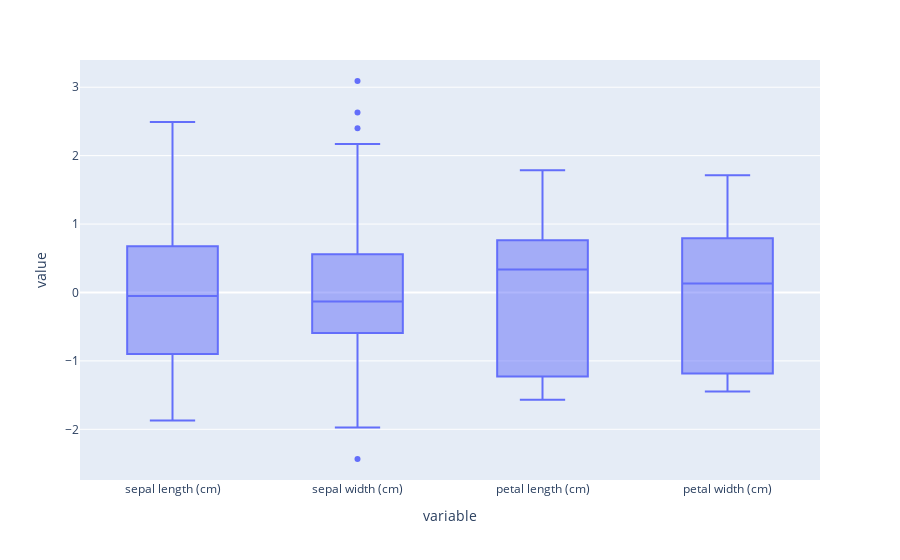

Notebook source saved alongside this figure:
### Code cell
#4. Standard Scaler를 적용한 데이터의 네 개의 특성을 한 그래프에 boxplot을 그려주세요. 이때 plotly express를 사용해주세요. 그리고 결과를 캡쳐해서 올려주세요

fig = px.box(iris_ss.iloc[:,:4])
fig.show()

### Figure 1 — Plotly figure (JSON) as saved in the notebook; plotly's stock layout.template omitted (floating-point values rounded to 4 significant figures; data arrays with more than 128 entries replaced by an {"elided": "..."} marker saying what was removed)
{"data": [{"alignmentgroup": "True", "hovertemplate": "variable=%{x}<br>value=%{y}<extra></extra>", "legendgroup": "", "marker": {"color": "#636efa"}, "name": "", "notched": false, "offsetgroup": "", "orientation": "v", "showlegend": false, "type": "box", "x": {"elided": "600 str values"}, "x0": " ", "xaxis": "x", "y": {"elided": "600 float values"}, "y0": " ", "yaxis": "y"}], "layout": {"boxmode": "group", "legend": {"tracegroupgap": 0}, "margin": {"t": 60}, "xaxis": {"anchor": "y", "domain": [0, 1], "title": {"text": "variable"}}, "yaxis": {"anchor": "x", "domain": [0, 1], "title": {"text": "value"}}}}
